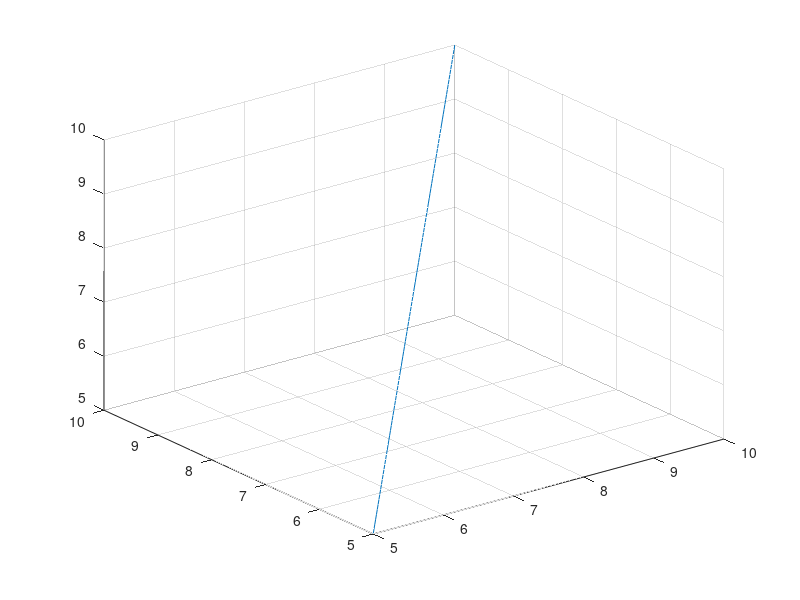

This figure's MATLAB source:
N = 100 ;
t = linspace(0,1,N) ;
disp('Parametric Form of Equation ; X = A+ta ; Y = B+tb ; Z = C+tc')
A = input('Enter the value of A:');
B = input('Enter the value of B:');
C = input('Enter the value of C:');
a = input('Enter the value of a:');
b = input('Enter the value of b:');
c = input('Enter the value of c:');
x=A+(t*a) ;
y=B+(t*b) ;
z=C+(t*c) ; 
plot3(x,y,z);
grid on;